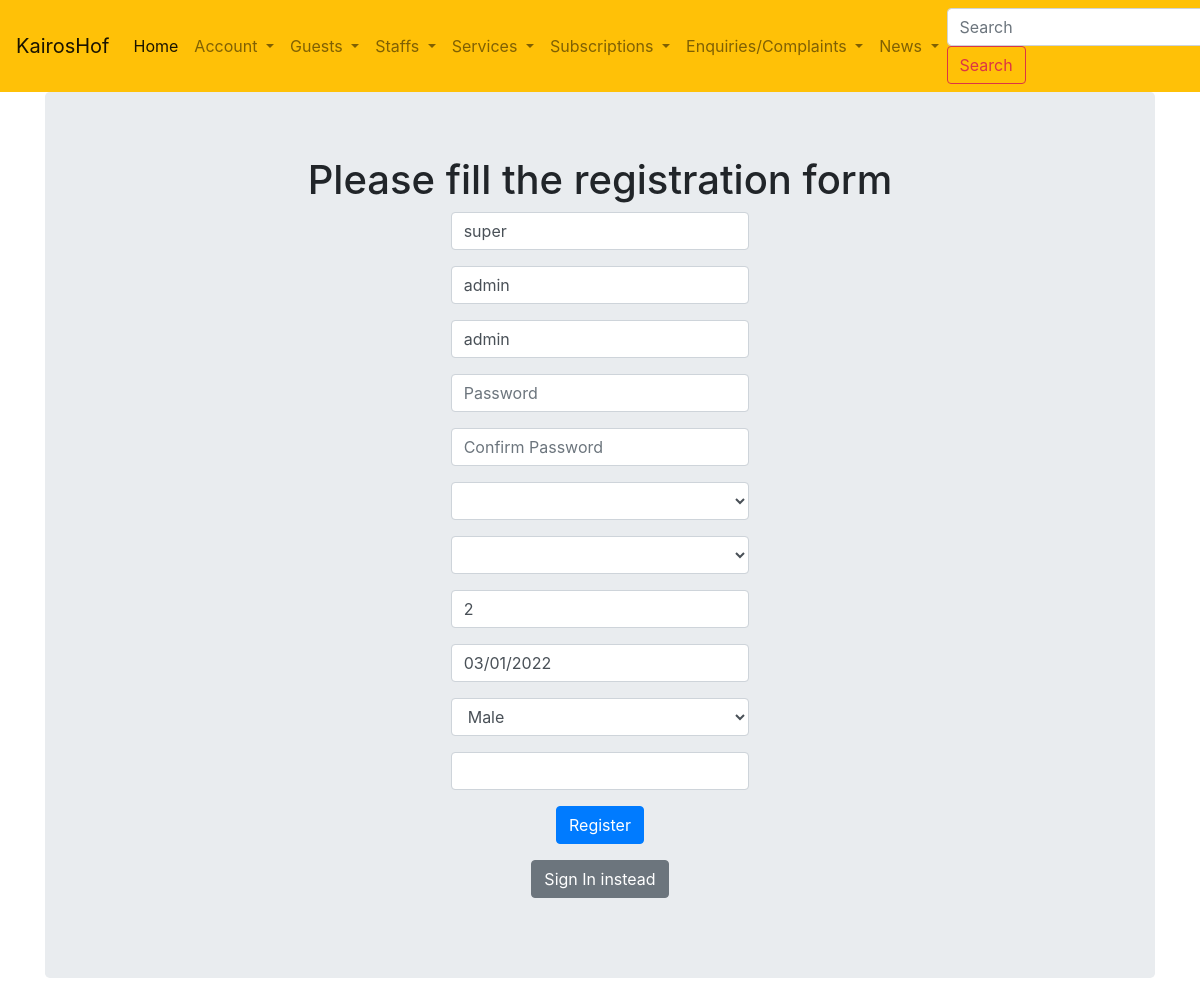
/updateUser/1 (signed in), run on the app's committed database.
### estate_management/usermodels.py (models this page shows, shortened)
class User(db.Model, UserMixin):
    __tablename__ = 'users'
    __table_args__ =  (db.UniqueConstraint('username'),db.UniqueConstraint('telephone'), db.PrimaryKeyConstraint('id'),)
    id = db.Column(db.Integer, primary_key=True)
    profile_image = db.Column(db.String(20), nullable=False, default='no_image.png')
    firstname = db.Column(db.String, nullable=False)
    lastname = db.Column(db.String, nullable=False)
    dateofbirth = db.Column(db.DateTime, nullable=False)
    username = db.Column(db.String, nullable=False, unique=True)
    password_hash = db.Column(db.String, nullable=False)
    streetname = db.Column(db.Text, nullable=False, default=None)
    housenumber = db.Column(db.String, nullable=False, default=None)
    flatnumber = db.Column(db.String, nullable=True, default=None)
    gender = db.Column(db.String, nullable=False)
    telephone = db.Column(db.Text, nullable=False, unique=True)
    registration_date = db.Column(db.DateTime(), nullable=False, default=datetime.now())
    estate = db.Column(db.Integer, db.ForeignKey('estates.id'))
    role = db.Column(db.Integer, db.ForeignKey('roles.id'))
    guests = db.relationship('Guest', backref='host', lazy='dynamic')
    staffs = db.relationship('Staff', backref='boss', lazy='dynamic')
    services = db.relationship('Service', backref='requester', lazy='dynamic')
    enquiries = db.relationship('Enquiry', backref='asker', lazy='dynamic')
    subscriptions = db.relationship('Subscription', backref='subscriber', lazy='dynamic')
    news = db.relationship('Publication', back_populates='users')
    """
    def validate_phone(self, data):
        '''Regular verification of mobile phone number'''
        phone = telephone.data
        if not re.search(r'^234\d{10}$', phone):
            raise ValidationError('Mobile phone number format is incorrect')
    """
    def format(self):
        return {
        'firstname': self.firstname,
        'lastname': self.lastname,
        'dateofbirth': self.dateofbirth,
        'username': self.username,
        'streetname': self.streetname,
        'housenumber': self.housenumber,
        'flatnumber': self.flatnumber,
        'gender': self.gender,
        'telephone': self.telephone,
        'role': self.role
        }

### estate_management/core/userviews.py (the view)
@core.route("/updateUser/<int:user_id>", methods=["GET", "POST"])
@login_required
def updateUser(user_id):
    user = User.query.get(user_id)
    form = UserForm(request.form, obj=user)
    if form.validate_on_submit():
        form.populate_obj(user)
        db.session.commit()
        flash("Updated User Successfully")
        return redirect(url_for("core.login"))
    return render_template("user.html", form=form, users=User.query.all())

### estate_management/usermodels.py (called while the page is built)
@login_manager.user_loader
def load_user(user_id):
    return User.query.get(user_id)

### estate_management/templates/user.html (shortened to what this page needs)
{% extends 'layout.html' %}
{% block content %}
    <link rel="stylesheet" href="https://cdnjs.cloudflare.com/ajax/libs/intl-tel-input/16.0.4/css/intlTelInput.css">
    <div class="jumbotron">
      <div align='center'>
        <h1 >Please fill the registration form</h1>
        <div class="container">
          <form  method="POST" action = "" enctype="multipart/form-data">
            <div class="col-auto my-1">
              <div class="form-group col-md-4">
                {{form.firstname(class='form-control', placeholder="First Name")  }}
              </div>
            </div>
            <div class="col-auto my-1">
              <div class="form-group col-md-4">
                {{form.lastname(class='form-control', placeholder="Last Name")  }}
              </div>
            </div>
            <div class="col-auto my-1">
              <div class="form-group col-md-4">
                {{form.username(class='form-control', placeholder="Username")  }}
              </div>
            </div>
            <div class="col-auto my-1">
              <div class="form-group col-md-4">
                {{form.password(class='form-control', placeholder="Password")  }}
              </div>
            </div>
            <div class="col-auto my-1">
              <div class="form-group col-md-4">
                {{form.pass_confirm(class='form-control', placeholder="Confirm Password")  }}
              </div>
            </div>
            <div class="col-auto my-1">
              <div class="form-group col-md-4">
                {{form.streetname(class='form-control')  }}
              </div>
            </div>
            <div class="col-auto my-1">
              <div class="form-group col-md-4">
                {{form.housenumber(class='form-control', required='false')  }}
              </div>
            </div>
            <div class="col-auto my-1">
              <div class="form-group col-md-4">
                {{form.flatnumber(class='form-control')  }}
              </div>
            </div>
            <div class="col-auto my-1">
              <div class="form-group col-md-4">
                {{form.dateofbirth(class='form-control', placeholder="dd/mm/yyyy")  }}
              </div>
            </div>
            <div class="col-auto my-1">
              <div class="form-group col-md-4">
                {{form.gender(class="form-control")  }}
              </div>
            </div>
            <div class="col-auto my-1">
              <div class="form-group col-md-4">
              </div>
            </div>
            <div class="form-group">
                {{ form.submit(class="btn btn-primary") }}
            </div>
          </form>
          <p><a class="btn btn-secondary" href="{{url_for('core.login')}}">Sign In instead</a></p>
        </div>
      </div>
    </div>
{% endblock %}

### data on the page
User: firstname "super", lastname "admin", username "admin", flatnumber "2", dateofbirth "03/01/2022", gender "Male"
